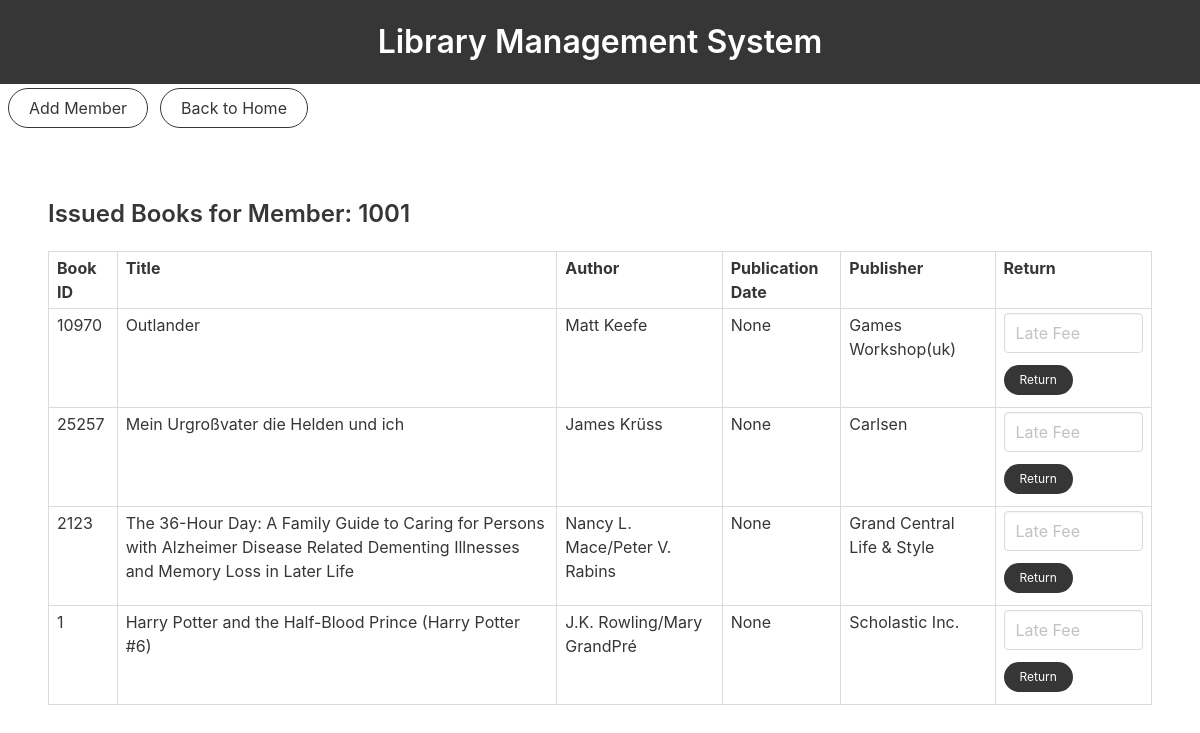
The page /issued_books/1001 on the database its author committed.
### models.py (models this page shows)
class Members(db.Model):
    member_id = db.Column(db.String, primary_key=True, unique=True, nullable=False)
    debt = db.Column(db.Integer, nullable=False)

class Books(db.Model):
    bookID = db.Column(db.String, primary_key=True, unique=True, nullable=False)
    title = db.Column(db.String)
    authors = db.Column(db.String)
    average_rating = db.Column(db.Float)
    isbn = db.Column(db.String(20))
    isbn13 = db.Column(db.String(20))
    language_code = db.Column(db.String)
    num_pages = db.Column(db.Integer)
    ratings_count = db.Column(db.Integer)
    text_reviews_count = db.Column(db.Integer)
    publication_date = db.Column(db.String(30))
    publisher = db.Column(db.String)
    borrowed = db.Column(db.Boolean,default=False)

### app.py (the view)
@app.route("/issued_books/<member_id>")
def issued_books(member_id):
    member = Members.query.get(member_id)
    if not member:
        abort(404, description="Member not found!")
    issued_books = Books.query.filter_by(borrowed=True).all()
    return render_template(
        "issued_books.html", member=member, issued_books=issued_books
    )

### templates/issued_books.html (shortened to what this page needs)
{% extends "base.html" %}
{% block body %}
<nav class="level mt-1">
    <div class="level-left">
        <div class="level-item ml-2">
            <a href="{{ url_for('add_member') }}" class="button is-dark is-outlined is-rounded">Add Member</a>
        </div>
        <div class="level-item">
            <a href="{{ url_for('homepage') }}" target="_self" class="button is-dark is-outlined is-rounded">Back to Home</a>
        </div>
    </div>
</nav>
<section class="section table-container">
    <h1 class="title is-4">Issued Books for Member: {{ member.member_id }}</h1>
    <table class="table is-bordered is-narrow">
        <thead>
            <tr>
                <th>Book ID</th>
                <th>Title</th>
                <th>Author</th>
                <th>Publication Date</th>
                <th>Publisher</th>
                <th>Return</th>
            </tr>
        </thead>
        <tbody>
            {% for book in issued_books %}
            <tr>
                <td>{{ book.bookID }}</td>
                <td>{{ book.title }}</td>
                <td>{{ book.authors }}</td>
                <td>{{ book.publication_date }}</td>
                <td>{{ book.publisher }}</td>
                <td>
                    <form action="{{ url_for('return_book', member_id=member.member_id, book_id=book.bookID) }}" method="POST">
                    <div class="field">
                                    <input class="input" type="number" name="late_fee" placeholder="Late Fee" required>
                    </div>
                    <div class="field">
                                    <button type="submit" class="button is-dark is-small is-rounded mb-2">Return</button>
                    </div>
                    </form>
                </td>
            </tr>
            {% endfor %}
        </tbody>
    </table>
</section>
{% endblock %}

### rows shown on the page
Members: member_id "1001"
Books: bookID "10970", title "Outlander", authors "Matt Keefe", publication_date "None", publisher "Games Workshop(uk)"
Books: bookID "25257", title "Mein Urgroßvater die Helden und ich", authors "James Krüss", publication_date "None", publisher "Carlsen"
Books: bookID "2123", title "The 36-Hour Day: A Family Guide to Caring for Persons with Alzheimer Disease Related Dementing Illnesses and Memory Loss in Later Life", authors "Nancy L. Mace/Peter V. Rabins", publication_date "None", publisher "Grand Central Life & Style"
Books: bookID "1", title "Harry Potter and the Half-Blood Prince (Harry Potter #6)", authors "J.K. Rowling/Mary GrandPré", publication_date "None", publisher "Scholastic Inc."
